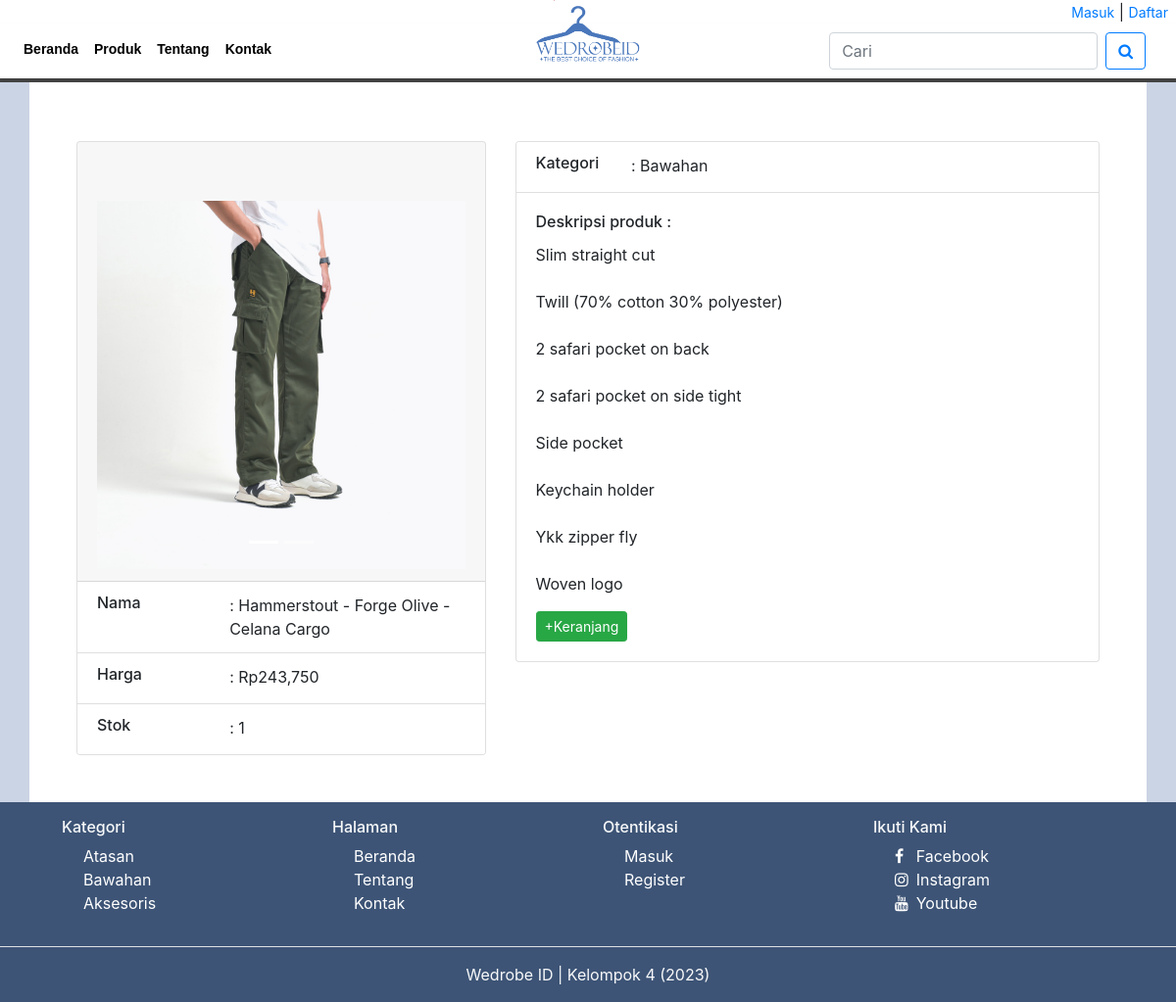
Page /user/detail.php/?id=70 on the committed database.
### tables this page shows
CREATE TABLE `produk` (
  `id_produk` int(11) NOT NULL,
  `nama` varchar(191) NOT NULL,
  `harga` int(20) NOT NULL,
  `stok` int(11) NOT NULL,
  `gambar` varchar(191) NOT NULL,
  `kategori` varchar(50) NOT NULL,
  `deskripsi` text NOT NULL,
  `createat` datetime NOT NULL DEFAULT current_timestamp() ON UPDATE current_timestamp(),
  `updateat` datetime DEFAULT NULL
);

### function/detail.php (called while the page is built, shortened)
<?php
require 'koneksi.php';
function detail($id)
{
    global $konek;
    $hasil =  mysqli_query($konek, "SELECT * FROM produk WHERE id_produk = '$id'");
    $data = [
        'produk' => $produk = mysqli_fetch_object($hasil),
        'judul' => $produk->nama,
    ];
    return $data;
}

### user/detail.php (the view, shortened to what this page needs)
<?php
require '../function/detail.php';
if (isset($_GET['id'])) {
    $produk = detail($_GET['id'])['produk'];
    $judul = detail($_GET['id'])['judul'];
}
require 'templates/header.php'; ?>
<div class="row mt-5 pt-5">
    <div class="col-md-5">
        <div class="card">
            <div class="card-header d-flex justify-content-center">
            <div id="carouselExampleIndicators" class="carousel slide mt-5" data-ride="carousel">
                <ol class="carousel-indicators">
                    <li data-target="#carouselExampleIndicators" data-slide-to="0" class="active"></li>
                    <li data-target="#carouselExampleIndicators" data-slide-to="1"></li>
                </ol>
                <div class="carousel-inner">
                    <div class="carousel-item active">
                        <img src="<?= url ?>assets/images/produk/<?= $produk->gambar ?>" alt="" class="w-100">
                    </div>
                </div>
            </div>
            </div>
            <ul class="list-group list-group-flush">
                <li class="list-group-item">
                    <div class="row">
                        <div class="col-sm-4">
                            <h6>Nama</h6>
                        </div>
                        <div class="col-sm">: <?= $produk->nama ?></div>
                    </div>
                </li>
                <li class="list-group-item">
                    <div class="row">
                        <div class="col-sm-4">
                            <h6>Harga</h6>
                        </div>
                        <div class="col-sm">: Rp<?= number_format($produk->harga) ?></div>
                    </div>
                </li>
                <li class="list-group-item">
                    <div class="row">
                        <div class="col-sm-4">
                            <h6>Stok</h6>
                        </div>
                        <div class="col-sm">: <?= $produk->stok ?></div>
                    </div>
                </li>
            </ul>
        </div>
    </div>
    <div class="col-md-7">
        <div class="card">
            <div class="card-header bg-white">
                <div class="row ">
                    <div class="col-2">
                        <h6>Kategori</h6>
                    </div>
                    <div class="col-10">
                        : <?= $produk->kategori ?>
                    </div>
                </div>
            </div>
            <div class="card-body">
                <h6 class="card-title">Deskripsi produk :</h6>
                <p class="card-text custom-break"><?= $produk->deskripsi ?></p>
                <form method="POST" action="">
                    <button name="cart" class="btn btn-sm btn-<?php echo $produk->stok > 0 ? 'success' : 'secondary'; ?>" <?php echo $produk->stok > 0 ? '' : 'disabled'; ?>>
                            <?php echo $produk->stok > 0 ? '+Keranjang' : 'Habis'; ?>
                        </button>
                </form>
            </div>
        </div>
    </div>
</div>
<?php require 'templates/footer.php' ?>

### assets/css/custom.css (style rules this page uses)
:root { --wedrobebg1: #CBD4E4; --wedrobebg2: #3D5476; --wedrobebg3: #FFF; }
* { margin: 0; padding: 0; }
.custom-bg1 { background-color: #CBD4E4; }
.custom-break { white-space: break-spaces; }

### rows in the picture
produk: gambar (picture), nama "Hammerstout - Forge Olive - Celana Cargo", harga "243,750", stok "1", kategori "Bawahan", deskripsi "Slim straight cut Twill (70% cotton 30% polyester) 2 safari pocket on back 2 safari pocket on side tight Side pocket Keychain holder Ykk zipper fly Woven logo"

### other values in the picture
author "Kelompok 4"
